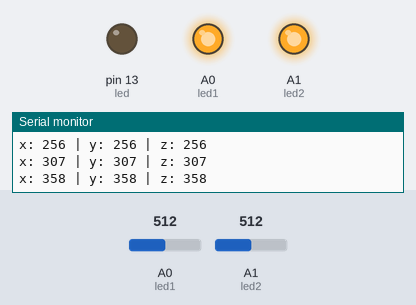
The sketch below on a simulated Arduino Uno, built with avr-gcc and run on an emulated ATmega328P. On the bench: output pins drawn as LEDs (lit = HIGH), the last lines printed to the serial monitor. The test bench sets the inputs (shaded band); at power-on: A0 (led1) = 512, A1 (led2) = 512.

Above: at 1.26 s.
1.3 s: A0 (led1) set to 358
4.3 s: A0 (led1) set to 333
At 6.1 s:
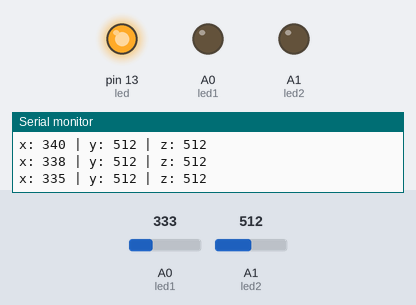
6.9 s: A1 (led2) set to 357
9.9 s: A1 (led2) set to 335
At 11.5 s:
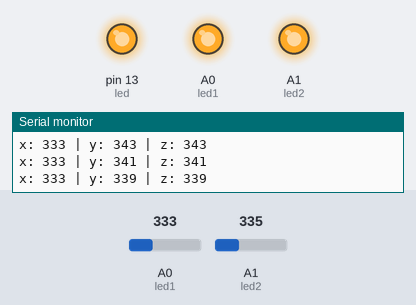
12.7 s: A1 (led2) set to 1023
At 12.97 s:
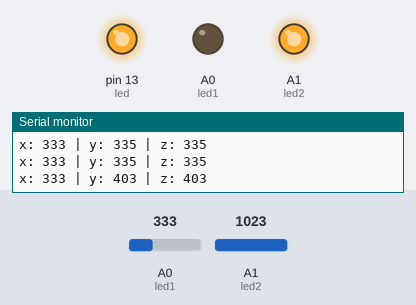
14.5 s: A0 (led1) set to 355
At 17.0 s:
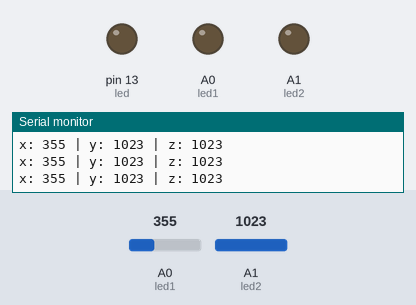
Timing chart, 0 to 18.5 s (numbered marks = the images above; inputs shaded):
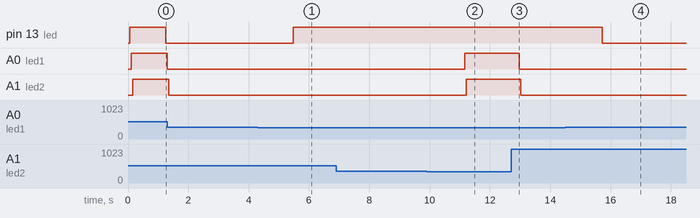

The sketch:

Accerometer.ino
```cpp
int led = 13;// x axis front light whien go up
int led1 = 14;
int led2 = 15;

const int numReadingsx = 10;
int readingsx[numReadingsx];
int indexx = 0;
int totalx = 0;
int averagex = 0;
int inputPinx = A0;
const int numReadingsy = 10;
int readingsy[numReadingsy];
int indexy = 0;
int totaly = 0;
int averagey = 0;
int inputPiny = A1;
const int numReadingsz = 10;
int readingsz[numReadingsz];
int indexz = 0;
int totalz = 0;
int averagez = 0;
int inputPinz = A1;

void setup()
{

  Serial.begin(9600);
    for (int thisReadingx = 0; thisReadingx < numReadingsx; thisReadingx++)
    readingsx[thisReadingx] = 0;
    for (int thisReadingy = 0; thisReadingy < numReadingsy; thisReadingy++)
    readingsy[thisReadingy] = 0;
    for (int thisReadingz = 0; thisReadingz < numReadingsz; thisReadingz++)
    readingsz[thisReadingz] = 0;
    pinMode(led, OUTPUT);
    pinMode(led1, OUTPUT);
    pinMode(led2, OUTPUT);
}

void loop() {

  totalx= totalx - readingsx[indexx];
  totaly= totaly - readingsy[indexy];
  totalz= totalz - readingsz[indexz];
  readingsx[indexx] = analogRead(inputPinx);
  readingsy[indexy] = analogRead(inputPiny);
  readingsz[indexz] = analogRead(inputPinz);
  totalx= totalx + readingsx[indexx];
  totaly= totaly + readingsy[indexy];
  totalz= totalz + readingsz[indexz];
  indexx = indexx + 1;
  indexy = indexy + 1;
  indexz = indexz + 1;
   if (indexx >= numReadingsx)

   indexx = 0;
   averagex = totalx / numReadingsx;
   if (indexy >= numReadingsy)

   indexy = 0;
   averagey = totaly / numReadingsy;
  if (indexz >= numReadingsz)

   indexz = 0;
   averagez = totalz / numReadingsz;
  Serial.print("x: ");
  Serial.print(averagex);
  Serial.print(" | y: ");
  Serial.print(averagey);
  Serial.print(" | z: ");
  Serial.println(averagez);
  delay(50);


  if (averagex<345)
  {
   digitalWrite(led, HIGH);   // turn the LED on (HIGH is the voltage level)
  delay(50);
  }
  else
  {
    digitalWrite(led, LOW);

 delay(50);
  }
  if (averagey<345)
  {
   digitalWrite(led1, HIGH);   // turn the LED on (HIGH is the voltage level)
  delay(50);
  }
  else
  {
    digitalWrite(led1, LOW);

 delay(50);
  }
  if (averagey<345)
  {
   digitalWrite(led2, HIGH);   // turn the LED on (HIGH is the voltage level)
  delay(50);
  }
  else
  {
    digitalWrite(led2, LOW);

 delay(50);
  }
}
```

Measured:
- the behaviour switches between 345 and 344 on A0 (led1) (found by bisection; images 0 and 1)
- the behaviour switches between 345 and 344 on A1 (led2) (found by bisection; images 1 and 2)
- after the input at 4.3 s, pin 13 (led): LOW → HIGH after 1.2 s
- after the input at 9.9 s, A0 (led1), A1 (led2): LOW → HIGH after 1.3 s
- after the input at 12.7 s, A0 (led1): HIGH → LOW after 0.27 s; A1 (led2): HIGH → LOW after 0.32 s
- after the input at 14.5 s, pin 13 (led): HIGH → LOW after 1.2 s
